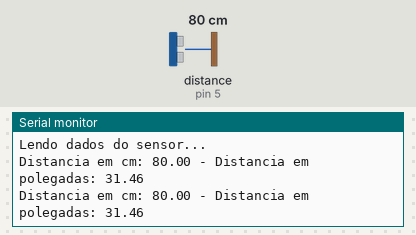
A sketch run on a simulated Arduino Uno, built with avr-gcc and run on an emulated ATmega328P. Shown: the last lines printed to the serial monitor. The test bench sets the inputs (shaded band); at power-on: distance to the obstacle (sensor on pin 5) 80 cm. The echo pulse lasts 58.3 µs per cm.

Above: at 1.8 s.
1.9 s: distance to the obstacle (sensor on pin 5) set to 2 cm
At 2.8 s:
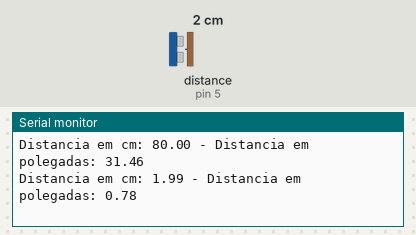
3.4 s: distance to the obstacle (sensor on pin 5) set to 4 cm
At 4.4 s:
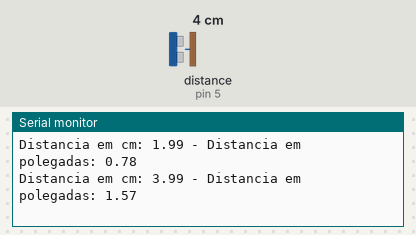
Timing chart, 0 to 6.4 s (numbered marks = the images above; inputs shaded):
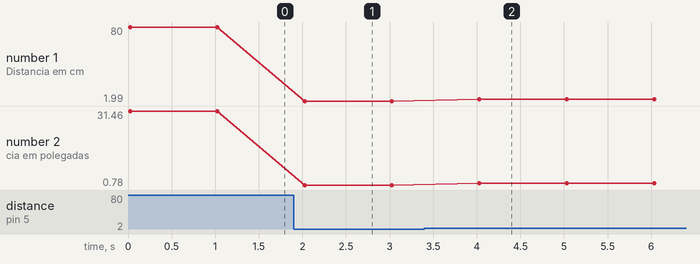

The sketch:

calcula_distancia.ino
```cpp
#include <Ultrasonic.h>
#define pino_trigger 4
#define pino_echo 5
Ultrasonic ultrasonic(pino_trigger, pino_echo); //Inicializa o sensor nos pinos definidos acima
void setup(){
Serial.begin(9600);
Serial.println("Lendo dados do sensor...");
}
void loop(){
//Le as informacoes do sensor, em cm e pol
float cmMsec, inMsec;
long microsec = ultrasonic.timing();
cmMsec = ultrasonic.convert(microsec, Ultrasonic::CM);
inMsec = ultrasonic.convert(microsec, Ultrasonic::IN);
Serial.print("Distancia em cm: ");
Serial.print(cmMsec);
Serial.print(" - Distancia em polegadas: ");
Serial.println(inMsec);
delay(1000);
}
```

Measured:
- after the input at 1.9 s, the serial monitor: prints a new line after 0.13 s (image 1)
- after the input at 3.4 s, the serial monitor: prints a new line after 0.63 s (image 2)
- plotted number 1: 80 → 1.99 after the input at 1.9 s, 1.99 → 3.99 after the input at 3.4 s
- plotted number 2: 31.46 → 0.78 after the input at 1.9 s, 0.78 → 1.57 after the input at 3.4 s
